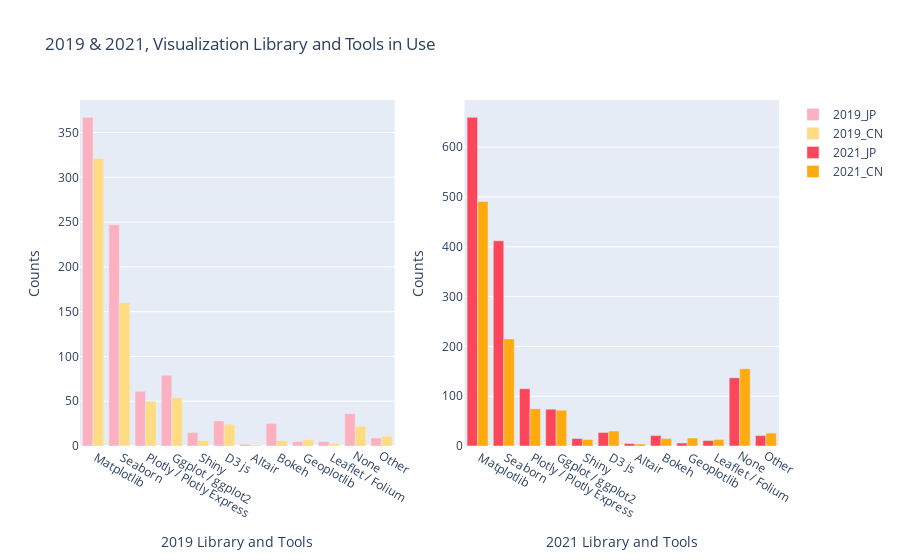

The code cell stored with this chart in its notebook:
### Markdown cell above
# visualization libraries or tools
>  ## What data visualization libraries or tools do you use on a regular basis? (Select all that apply)

### Code cell
fig_T = make_subplots(rows=1, cols=2, specs=[[{'type':'xy'}, {'type':'xy'}]])

fig_T.add_trace(go.Bar(name=coun_years[0], x=df19_JP_Q14['Q20'].values, y=df19_JP_Q14['counts'].values, marker_color=coun_years_colors[0]),1,1)
fig_T.add_trace(go.Bar(name=coun_years[1], x=df19_CN_Q14['Q20'].values, y=df19_CN_Q14['counts'].values, marker_color=coun_years_colors[1]),1,1)
fig_T.add_trace(go.Bar(name=coun_years[2], x=df21_JP_Q14['Q14'].values, y=df21_JP_Q14['counts'].values, marker_color=coun_years_colors[2]),1,2)
fig_T.add_trace(go.Bar(name=coun_years[3], x=df21_CN_Q14['Q14'].values, y=df21_CN_Q14['counts'].values, marker_color=coun_years_colors[3]),1,2)

fig_T.update_layout(title_text='2019 & 2021, Visualization Library and Tools in Use',
                    showlegend=True,
                    autosize=True)

fig_T.update_xaxes(title_text='2019 Library and Tools', row=1, col=1)
fig_T.update_yaxes(title_text='Counts', row=1, col=1)
fig_T.update_xaxes(title_text='2021 Library and Tools', row=1, col=2)
fig_T.update_yaxes(title_text='Counts', row=1, col=2)

fig_T.show()

### Figure 1 — Plotly figure (JSON) as saved in the notebook; plotly's stock layout.template omitted (floating-point values rounded to 4 significant figures)
{"data": [{"marker": {"color": "#FDB0C0"}, "name": "2019_JP", "type": "bar", "x": [" Matplotlib ", " Seaborn ", " Plotly / Plotly Express ", " Ggplot / ggplot2 ", " Shiny ", " D3 js ", " Altair ", " Bokeh ", " Geoplotlib ", " Leaflet / Folium ", "None", "Other"], "xaxis": "x", "y": [367, 247, 61, 79, 15, 28, 2, 25, 5, 5, 36, 9], "yaxis": "y"}, {"marker": {"color": "#FFDB81"}, "name": "2019_CN", "type": "bar", "x": [" Matplotlib ", " Seaborn ", " Plotly / Plotly Express ", " Ggplot / ggplot2 ", " Shiny ", " D3 js ", " Altair ", " Bokeh ", " Geoplotlib ", " Leaflet / Folium ", "None", "Other"], "xaxis": "x", "y": [321, 160, 50, 54, 6, 24, 1, 6, 7, 3, 22, 11], "yaxis": "y"}, {"marker": {"color": "#FD4659"}, "name": "2021_JP", "type": "bar", "x": [" Matplotlib ", " Seaborn ", " Plotly / Plotly Express ", " Ggplot / ggplot2 ", " Shiny ", " D3 js ", " Altair ", " Bokeh ", " Geoplotlib ", " Leaflet / Folium ", "None", "Other"], "xaxis": "x2", "y": [660, 412, 115, 74, 15, 27, 5, 21, 6, 11, 137, 21], "yaxis": "y2"}, {"marker": {"color": "#FFAB0F"}, "name": "2021_CN", "type": "bar", "x": [" Matplotlib ", " Seaborn ", " Plotly / Plotly Express ", " Ggplot / ggplot2 ", " Shiny ", " D3 js ", " Altair ", " Bokeh ", " Geoplotlib ", " Leaflet / Folium ", "None", "Other"], "xaxis": "x2", "y": [491, 215, 75, 72, 13, 30, 4, 15, 16, 13, 155, 26], "yaxis": "y2"}], "layout": {"autosize": true, "showlegend": true, "title": {"text": "2019 & 2021, Visualization Library and Tools in Use"}, "xaxis": {"anchor": "y", "domain": [0, 0.45], "title": {"text": "2019 Library and Tools"}}, "xaxis2": {"anchor": "y2", "domain": [0.55, 1], "title": {"text": "2021 Library and Tools"}}, "yaxis": {"anchor": "x", "domain": [0, 1], "title": {"text": "Counts"}}, "yaxis2": {"anchor": "x2", "domain": [0, 1], "title": {"text": "Counts"}}}}
